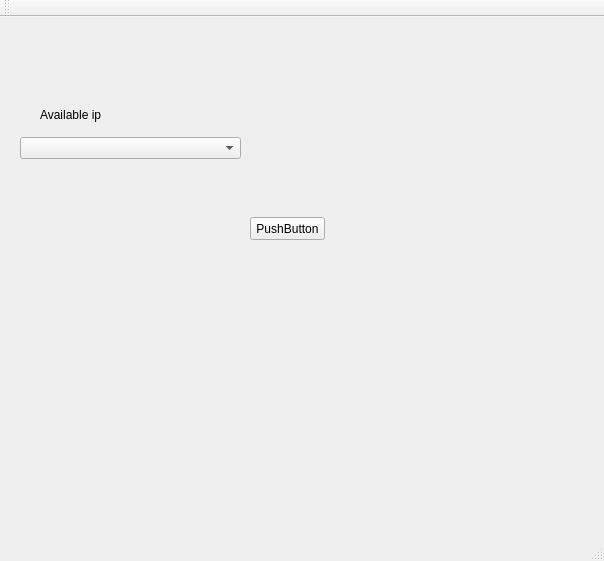
<?xml version="1.0" encoding="UTF-8"?>
<ui version="4.0">
 <class>MainWindow</class>
 <widget class="QMainWindow" name="MainWindow">
  <property name="geometry">
   <rect>
    <x>0</x>
    <y>0</y>
    <width>604</width>
    <height>561</height>
   </rect>
  </property>
  <property name="windowTitle">
   <string>MainWindow</string>
  </property>
  <widget class="QWidget" name="centralWidget">
   <widget class="QComboBox" name="comboBox">
    <property name="geometry">
     <rect>
      <x>20</x>
      <y>120</y>
      <width>221</width>
      <height>22</height>
     </rect>
    </property>
   </widget>
   <widget class="QLabel" name="label_ip">
    <property name="geometry">
     <rect>
      <x>40</x>
      <y>90</y>
      <width>71</width>
      <height>16</height>
     </rect>
    </property>
    <property name="text">
     <string>Available ip</string>
    </property>
   </widget>
   <widget class="QPushButton" name="pushButton">
    <property name="geometry">
     <rect>
      <x>250</x>
      <y>200</y>
      <width>75</width>
      <height>23</height>
     </rect>
    </property>
    <property name="text">
     <string>PushButton</string>
    </property>
   </widget>
  </widget>
  <widget class="QMenuBar" name="menuBar">
   <property name="geometry">
    <rect>
     <x>0</x>
     <y>0</y>
     <width>604</width>
     <height>21</height>
    </rect>
   </property>
  </widget>
  <widget class="QToolBar" name="mainToolBar">
   <attribute name="toolBarArea">
    <enum>TopToolBarArea</enum>
   </attribute>
   <attribute name="toolBarBreak">
    <bool>false</bool>
   </attribute>
  </widget>
  <widget class="QStatusBar" name="statusBar"/>
 </widget>
 <layoutdefault spacing="6" margin="11"/>
 <resources/>
 <connections/>
</ui>
